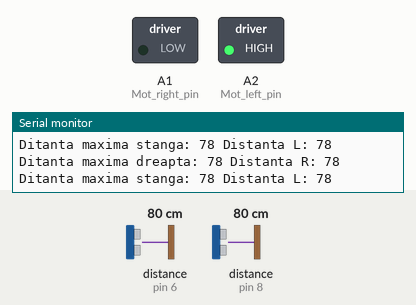
A sketch run on a simulated Arduino Uno, built with avr-gcc and run on an emulated ATmega328P. Parts: switched loads named in the sketch (green lamp = pin HIGH), the last lines printed to the serial monitor. Wiring (inferred from the names in the program): 2 × ultrasonic range finder: trigger pin 7, echo pin 6 / trigger pin 9, echo pin 8. Dashed ring = blinking. The test bench sets the inputs (shaded band); at power-on: distance to the obstacle (sensors on pin 6, pin 8) 80 cm. The echo pulse lasts 58.3 µs per cm; pins used as bus, display or sensor lines are not drawn.

Above: at 2.0 s.
2.1 s: distance to the obstacle (sensor on pin 6) set to 2 cm
At 2.58 s:
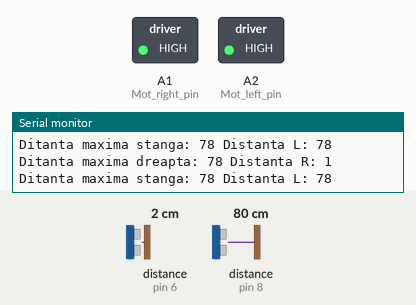
5.7 s: distance to the obstacle (sensor on pin 8) set to 2 cm
At 6.4 s:
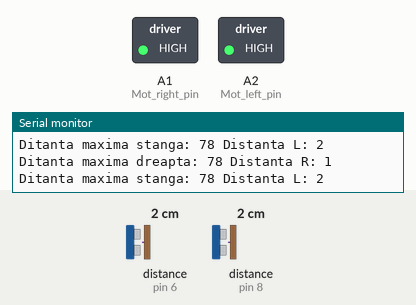
7.4 s: distance to the obstacle (sensor on pin 6) set to 33 cm
9.1 s: distance to the obstacle (sensor on pin 6) set to 39 cm
At 9.66 s:
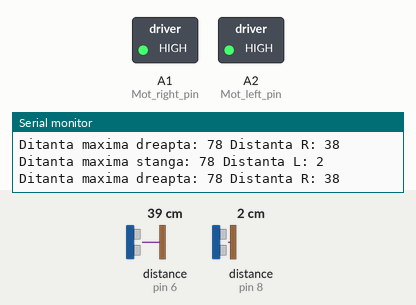
12.6 s: distance to the obstacle (sensor on pin 6) set to 4 cm
At 13.0 s:
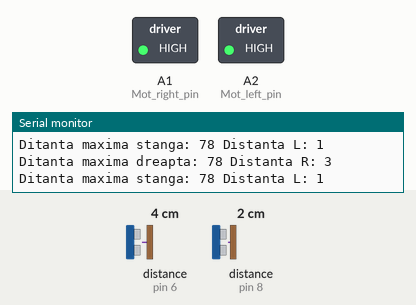
14.3 s: distance to the obstacle (sensor on pin 8) set to 34 cm
16.0 s: distance to the obstacle (sensor on pin 8) set to 40 cm
At 16.56 s:
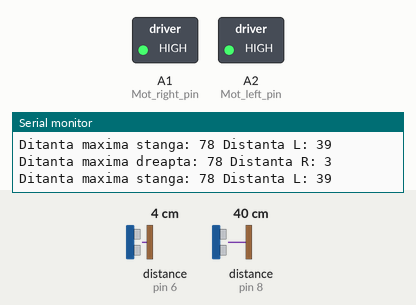
Timing chart, 0 to 20.5 s (numbered marks = the images above; inputs shaded):
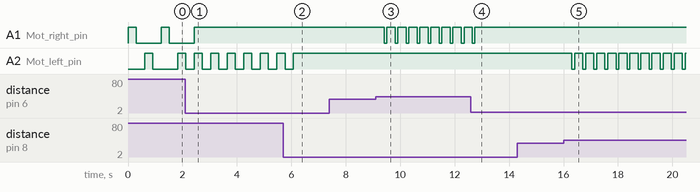

The sketch:

Code.ino
```cpp
/*** Project name: ***/
/*** Project author:  ***/
/*** Copyright:   ***/
/*** Licence    ***/

// Average human walking speed: 5Km/h = 1.38m/s = 0.138 cm/ms
// We will consider that a full meter  will take up to 724.63 ms at a 5km/h speed.


// Sensor and motors pins definition
const int L_TRIG = 9;
const int L_ECHO = 8;
const int R_ECHO = 6;
const int R_TRIG = 7;
const int Mot_right_pin = A1;
const int Mot_left_pin = A2;
// End of sensor and motors pin definition


// Distance constraints
long duration, distance, RightSensor,LeftSensor;
long dist_max_left=0;
long dist_max_right=0;
float Mot_left,Mot_right;
float maximum_measure_distance=400;
// End of distance constraints

void setup()
{
  // Initialize the serial port to see the measured distances
  Serial.begin(115200);

  // Initialize the pins as input/output
  pinMode(L_TRIG, OUTPUT);
  pinMode(L_ECHO, INPUT);
  pinMode(R_TRIG, OUTPUT);
  pinMode(R_ECHO, INPUT);
  pinMode(Mot_left_pin, OUTPUT);
  pinMode(Mot_right_pin, OUTPUT);
  // End of pins initialization
}

void loop()
{

  // Left sensor distance measurement
  SonarSensor(L_TRIG, L_ECHO);
  LeftSensor = distance;
  if(dist_max_left<LeftSensor && LeftSensor<maximum_measure_distance)
    dist_max_left=LeftSensor;
  // End of left sensor distance measurement

  // Right sensor distance measurement
  SonarSensor(R_TRIG, R_ECHO);
  RightSensor = distance;
  if(dist_max_right<RightSensor && RightSensor<maximum_measure_distance)
    dist_max_right=RightSensor;
  // End of right sensor distance measurement

  // Verifying the range limit
  if(RightSensor < maximum_measure_distance || LeftSensor < maximum_measure_distance)
 {


  // Right sensor serial printing
  Serial.print("Ditanta maxima dreapta: ");
  Serial.print(dist_max_right);
  Serial.print(" ");
  Serial.print("Distanta R: ");
  Serial.println(RightSensor);
  // End of right sensor serial printing

  // Right motor driving algorithm
  if(RightSensor<250&&RightSensor>150)
  {
    analogWrite(Mot_right_pin,255);
    delay(300);
    analogWrite(Mot_right_pin,0);
    delay(600);
}
  if(RightSensor<150&&RightSensor>75)
  {
    analogWrite(Mot_right_pin,255);
    delay(300);
    analogWrite(Mot_right_pin,0);
    delay(300);
  }
  if(RightSensor<75&&RightSensor>35)
  {
    analogWrite(Mot_right_pin,255);
    delay(300);
    analogWrite(Mot_right_pin,0);
    delay(100);
  }
  if(RightSensor<35)
    analogWrite(Mot_right_pin,255);
  if(RightSensor>250)
    analogWrite(Mot_right_pin,0);
  // End of right motor driving algorithm


  // Left sensor Serial printing
  Serial.print("Ditanta maxima stanga: ");
  Serial.print(dist_max_left);
  Serial.print(" ");
  Serial.print("Distanta L: ");
  Serial.println(LeftSensor);
  // End of left sensor Serial printing

  // Left motor driving algorithm
  if(LeftSensor<250&&LeftSensor>150)
  {
    analogWrite(Mot_left_pin,255);
    delay(300);
    analogWrite(Mot_left_pin,0);
    delay(600);
}
  if(LeftSensor<150&&LeftSensor>75)
  {
    analogWrite(Mot_left_pin,255);
    delay(300);
    analogWrite(Mot_left_pin,0);
    delay(300);
  }
  if(LeftSensor<75&&LeftSensor>35)
  {
    analogWrite(Mot_left_pin,255);
    delay(300);
    analogWrite(Mot_left_pin,0);
    delay(100);
  }
  if(LeftSensor<35)
    analogWrite(Mot_left_pin,255);
  if(LeftSensor>250)
    analogWrite(Mot_left_pin,0);
  // End of left motor driving algorithm


 }
  // End of veryfing the range limit

}

  void SonarSensor(int trigPin,int echoPin)
{
  digitalWrite(trigPin, LOW);
  delayMicroseconds(2);
  digitalWrite(trigPin, HIGH);
  delayMicroseconds(10);
  digitalWrite(trigPin, LOW);
  delayMicroseconds(20);
  duration = pulseIn(echoPin, HIGH);
  distance = duration * 0.034 / 2;
}
```

Measured:
- the behaviour switches between 36 and 37 cm on distance to the obstacle (sensor on pin 6) (found by bisection; images 2 and 3)
- the behaviour switches between 36 and 37 cm on distance to the obstacle (sensor on pin 8) (found by bisection; images 4 and 5)
- after the input at 2.1 s, A1 (Mot_right_pin): goes on until 2.4 s, then stays HIGH; A2 (Mot_left_pin): alternates HIGH for 0.30 s and LOW for 0.31 s, starting after 0.33 s
- after the input at 5.7 s, A2 (Mot_left_pin): goes on until 6.1 s, then stays HIGH
- after the input at 9.1 s, A1 (Mot_right_pin): alternates HIGH for 0.30 s and LOW for 0.10 s, starting after 0.31 s
- after the input at 12.6 s, A1 (Mot_right_pin): goes on until 12.7 s, then stays HIGH
- after the input at 16.0 s, A2 (Mot_left_pin): alternates HIGH for 0.30 s and LOW for 0.11 s, starting after 0.31 s
- by itself, A1 (Mot_right_pin): alternates HIGH for 0.30 s and LOW for 0.91 s
